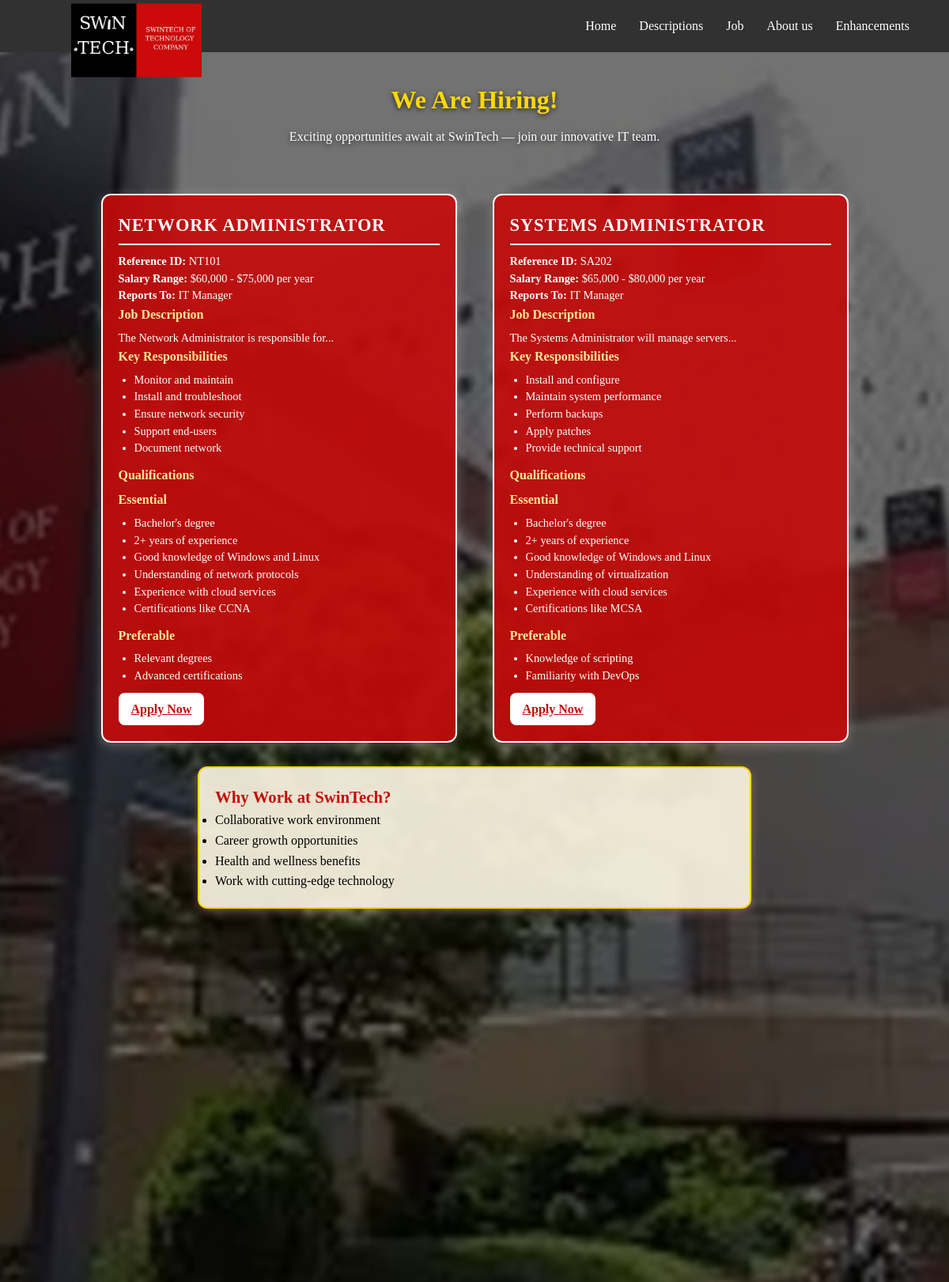
/jobs.php, run on the app's committed database.
### tables this page shows
CREATE TABLE IF NOT EXISTS jobs (
    job_id INT AUTO_INCREMENT PRIMARY KEY,
    job_ref VARCHAR(10) NOT NULL UNIQUE,
    title VARCHAR(100) NOT NULL,
    salary_range VARCHAR(50),
    reports_to VARCHAR(100),
    job_description TEXT,
    responsibilities TEXT, 
    qual_essential TEXT,   
    qual_preferable TEXT  
    );

### jobs.php (the view, shortened to what this page needs)
<!DOCTYPE html>
<html lang="en">
<head>
  <link rel="stylesheet" href="styles/styles.css">
</head>
<body>
  <?php include("header.inc"); ?>
  <main>
    <div class="hero">
      <h1>We Are Hiring!</h1>
      <p>Exciting opportunities await at SwinTech — join our innovative IT team.</p>
    </div>
    <section class="jobs-container">
      <?php
      require_once("settings.php");
      $conn = @mysqli_connect($host, $user, $pwd, $sql_db);
      if (!$conn) {
          echo "<p>Database connection failure.</p>";
      } else {
          $query = "SELECT * FROM jobs ORDER BY title ASC LIMIT 2";
          $result = mysqli_query($conn, $query);
          if ($result && mysqli_num_rows($result) > 0) {
              while ($row = mysqli_fetch_assoc($result)) {
                  echo '<div class="job">';
                  echo "<h2>" . htmlspecialchars($row['title']) . "</h2>";
                  echo "<p><strong>Reference ID:</strong> " . htmlspecialchars($row['job_ref']) . "</p>";
                  echo "<p><strong>Salary Range:</strong> " . htmlspecialchars($row['salary_range']) . "</p>";
                  echo "<p><strong>Reports To:</strong> " . htmlspecialchars($row['reports_to']) . "</p>";
                  echo "<h3>Job Description</h3>";
                  echo "<p>" . htmlspecialchars($row['job_description']) . "</p>";
                  echo "<h3>Key Responsibilities</h3><ul>";
                  foreach (explode(';', $row['responsibilities']) as $item) {
                      echo "<li>" . htmlspecialchars(trim($item)) . "</li>";
                  }
                  echo "</ul>";
                  echo "<h3>Qualifications</h3><h4>Essential</h4><ol>";
                  foreach (explode(';', $row['qual_essential']) as $item) {
                      echo "<li>" . htmlspecialchars(trim($item)) . "</li>";
                  }
                  echo "</ol><h4>Preferable</h4><ol>";
                  foreach (explode(';', $row['qual_preferable']) as $item) {
                      echo "<li>" . htmlspecialchars(trim($item)) . "</li>";
                  }
                  echo "</ol>";
                  echo '<a href="application.php?job_ref=' . urlencode($row['job_ref']) . '" class="apply-btn">Apply Now</a>';
                  echo '</div>';
              }
          } else {
              echo "<p>No job listings found.</p>";
          }
      }
      ?>
    </section>
    <aside class="info-box">
      <h3>Why Work at SwinTech?</h3>
      <ul>
        <li>Collaborative work environment</li>
        <li>Career growth opportunities</li>
        <li>Health and wellness benefits</li>
        <li>Work with cutting-edge technology</li>
      </ul>
    </aside>
  </main>
  <?php include("footer.inc"); ?>
</body>
</html>

### header.inc
<link rel="stylesheet" href="styles/styles.css">
<header>
  <img src="images/Swin.png" alt="SwinTech Logo" class="logo">
  <nav>
    <a href="index.php">Home</a>
    <a href="apply.php">Descriptions</a>
    <a href="jobs.php">Job</a>
    <a href="about.php">About us</a>
    <a href="enhancements.php">Enhancements</a>
  </nav>
</header>

### footer.inc
<footer class="footer">
  <div class="footer-main">
    <div class="footer-grid">
      <div class="footer-logo">
        <img src="images/Swin.png" alt="S1">
        <p>Contact with us</p>
      </div>
      <div class="links">
        <h3>Quick Links</h3>
        <ul>
          <li><a href="index.php">Home</a></li>
          <li><a href="apply.php">Descriptions</a></li>
          <li><a href="jobs.php">Job</a></li>
          <li><a href="about.php">About us</a></li>
          <a href="enhancements.php">Enhancements</a>
        </ul>
      </div>
      <div class="contact">
        <h3>Contact Us</h3>
        <ul>
          <li>1A Bach Dang Street</li>
          <li>info@swintech.com.au</li>
          <li>+1 234 567 890</li>
        </ul>
      </div>
    </div>
  </div>
  <div class="footer-bottom">
    <p>&copy; Copyright 2025 Swintech company. |
      <a href="https://onepham2005.atlassian.net/jira/software/projects/DDAT/boards/35/timeline">Our Jira Project</a>
      <a href="https://github.com/WebTechnologyProject-Sep2025/projectpart2-cos10026-2-group-2-1.git">Our github</a></p>
    <div class="bottom-links">
      <a href="#">Privacy Policy</a>
      <a href="#">Terms of Service</a>
      <a href="#">Cookie Policy</a>
    </div>
  </div>
</footer>

### styles/styles.css (style rules this page uses)
* { margin: 0; padding: 0; box-sizing: border-box; }
html, body { margin: 0; padding: 0; height: 100%; width: 100%; }
.logo { width: 165px; height: auto; margin: 20px; transform: translateY(20%); position: absolute; left: 70px; }
header { display: flex; justify-content: flex-end; align-items: center; padding: 20px 50px; background-color: rgb(50, 49, 49); position: relative; }
header nav a { color: white; text-decoration: none; margin-left: 25px; font-size: 16px; position: relative; transition: color 0.3s ease; }
header nav a::after { content: ""; position: absolute; left: 0; bottom: -5px; width: 0%; height: 2px; background: #ffcc00; transition: width 0.3s ease; }
.footer { background: #e2e8f0; width: 100%; }
.footer-main { max-width: 1280px; margin: 0 auto; padding: 4rem 1rem; }
.footer-grid { display: grid; grid-template-columns: 1fr; gap: 3rem; }
@media (min-width: 768px) { .footer-grid { grid-template-columns: repeat(2, 1fr); } }
@media (min-width: 1024px) { .footer-grid { grid-template-columns: repeat(3, 1fr); } }
.footer-logo { top: 20px; left: 20px; padding: 5px; border-radius: 8px; }
.footer-logo img { width: 150px; height: auto; border: 2px solid #fff; border-radius: 3px; }
.footer-logo p { font-size: 12px; margin: 15px; }
.links h3, .contact h3 { color: #1f2937; font-size: 1.25rem; font-weight: bold; margin-left: 60px; }
.contact ul { list-style: none; margin-top: 1rem; color: #4b5563; margin-left: 60px; }
.links ul { list-style: none; margin-top: 1rem; margin-left: 60px; }
.links li { margin-bottom: 1rem; }
.links a { color: #4b5563; text-decoration: none; transition: color 0.3s; }
.contact li { margin-bottom: 1rem; }
.footer-bottom { border-top: 1px solid #e5e7eb; max-width: 1280px; margin: 0 auto; padding: 1.5rem 1rem; display: flex; flex-direction: column; gap: 1rem; text-align: center; }
.footer-bottom p { color: #4b5563; font-size: 0.875rem; }
.footer-bottom a { text-decoration: underline; color: #4b5563; transition: color 0.3s; }
.bottom-links { display: flex; gap: 1.5rem; justify-content: center; flex-wrap: wrap; }
@media (min-width: 768px) { .footer-bottom { flex-direction: row; justify-content: space-between; align-items: center; text-align: left; } }
body { line-height: 1.6; background: url("../styles/OIP.webp") no-repeat center center fixed; background-size: cover; position: relative; overflow-x: hidden; }
body::before { content: ""; position: fixed; inset: 0; background: rgba(0, 0, 0, 0.55); z-index: -1; }
.hero { text-align: center; padding: 35px 15px; color: #fff; text-shadow: 0 2px 6px rgba(0,0,0,0.7); }
.hero h1 { font-size: 2rem; color: #ffd803; }
.hero p { margin-top: 8px; font-size: 1rem; }
.jobs-container { display: grid; grid-template-columns: repeat(auto-fit, minmax(280px, 1fr)); gap: 20px; max-width: 1000px; margin: 25px auto; padding: 0 15px; justify-items: center; }
.job { background: rgba(198, 10, 10, 0.9); border: 2px solid #fff; border-radius: 12px; box-shadow: 0 4px 15px rgba(255, 255, 255, 0.25); padding: 20px; display: flex; flex-direction: column; color: #fff; width: 100%; max-width: 450px; backdrop-filter: blur(4px); transition: all 0.3s ease; }
.job h2 { font-size: 1.4rem; font-weight: bold; text-transform: uppercase; letter-spacing: 1px; margin-bottom: 10px; border-bottom: 2px solid #fff; padding-bottom: 5px; }
.job h3, .job h4 { color: #ffeb99; font-size: 1rem; margin-bottom: 6px; }
.job p, .job li, .job span, .job strong { color: #fff; font-size: 0.9rem; line-height: 1.5; }
.job ul, .job ol { list-style-type: disc; margin-left: 20px; margin-bottom: 10px; }
.apply-btn { margin-top: auto; background: #fff; color: #c60a0a; font-weight: bold; border: none; border-radius: 8px; padding: 8px 16px; cursor: pointer; align-self: flex-start; transition: 0.3s ease; }
.info-box { max-width: 700px; margin: 30px auto; background: rgba(255, 249, 230, 0.9); border: 2px solid #ffd803; border-radius: 12px; padding: 20px; box-shadow: 0 4px 12px rgba(240, 170, 170, 0.4); color: #000; backdrop-filter: blur(3px); }
.info-box h3 { margin-top: 0; color: #c60a0a; font-size: 1.3rem; }

### data on the page
jobs: title "NETWORK ADMINISTRATOR", job_ref "NT101", salary_range "$60,000 - $75,000 per year", reports_to "IT Manager", job_description "The Network Administrator is responsible for...", responsibilities "Monitor and maintain", responsibilities "Install and troubleshoot", responsibilities "Ensure network security", responsibilities "Support end-users", responsibilities "Document network", qual_essential "Bachelor's degree", qual_essential "2+ years of experience", qual_essential "Good knowledge of Windows and Linux", qual_essential "Understanding of network protocols", qual_essential "Experience with cloud services", qual_essential "Certifications like CCNA", qual_preferable "Relevant degrees", qual_preferable "Advanced certifications"
jobs: title "SYSTEMS ADMINISTRATOR", job_ref "SA202", salary_range "$65,000 - $80,000 per year", reports_to "IT Manager", job_description "The Systems Administrator will manage servers...", responsibilities "Install and configure", responsibilities "Maintain system performance", responsibilities "Perform backups", responsibilities "Apply patches", responsibilities "Provide technical support", qual_essential "Bachelor's degree", qual_essential "2+ years of experience", qual_essential "Good knowledge of Windows and Linux", qual_essential "Understanding of virtualization", qual_essential "Experience with cloud services", qual_essential "Certifications like MCSA", qual_preferable "Knowledge of scripting", qual_preferable "Familiarity with DevOps"
